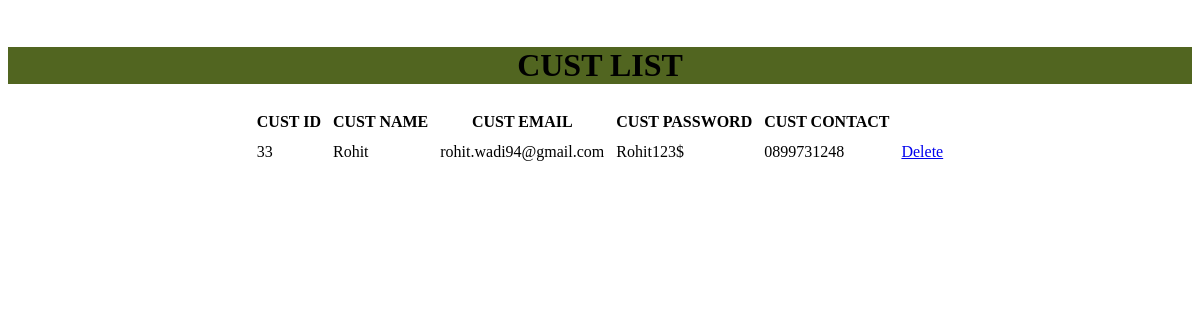
/allcustomer, run on an earlier commit of the app's database.
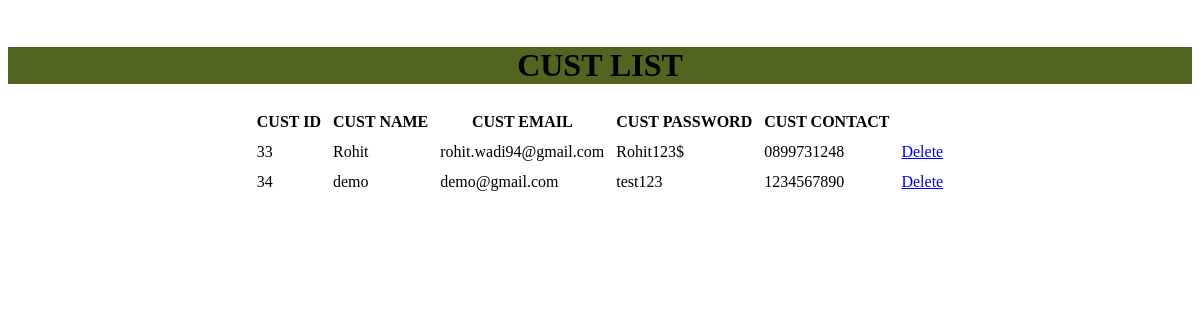
And on a later commit of the database.
### Foodapp/models.py (models this page shows)
class Cust(models.Model):
    CustId = models.AutoField(primary_key=True)
    CustFName = models.CharField(max_length=30)
    CustLName = models.CharField(max_length=30)
    CustCont = models.CharField(max_length=10)
    CustEmail = models.CharField(max_length=50)
    CustPass = models.CharField(max_length=60)
    Address = models.CharField(max_length=150, default='')
    class Meta:
        db_table = "FP_Cust"

### Foodapp/views.py (the view)
# urls.py: path('allcustomer', views.showcust),
def showcust(request):
    custs = Cust.objects.all()
    return render(request, 'custlist.html', {'custlist': custs})

### Templates/Foodapp/custlist.html
<html>
<head>
</head><center><body>
<table class="list" cellpadding="5px">
<br /><div style="background-color: #516520;width:100%;">
<h1>CUST LIST</h1></div>
<thead>
<tr>
<th>CUST ID</th>
<th>CUST NAME</th>
<th>CUST EMAIL</th>
<th>CUST PASSWORD</th>
<th>CUST CONTACT</th>
</tr>
</thead>
<tbody>
{% for c in custlist %}
<tr>
<td>{{c.CustId}}</td>
<td>{{c.CustFName}}</td>
<td>{{c.CustEmail}}</td>
<td>{{c.CustPass}}</td>
<td>{{c.CustCont}}</td>
<td><a href="/deletecustomer/{{c.CustId}}">Delete</a></td>
</tr>
{% endfor %}
	</tbody>
</table>
</body></center>
</html>

What changed in the data, as far as the page shows it:
added Cust: CustId "34", CustFName "demo", CustEmail "demo@gmail.com", CustPass "test123", CustCont "1234567890"
